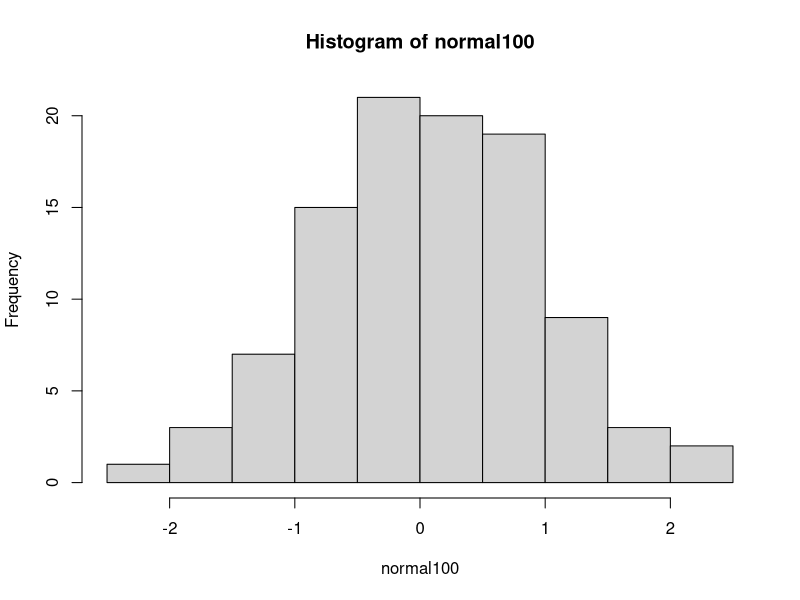
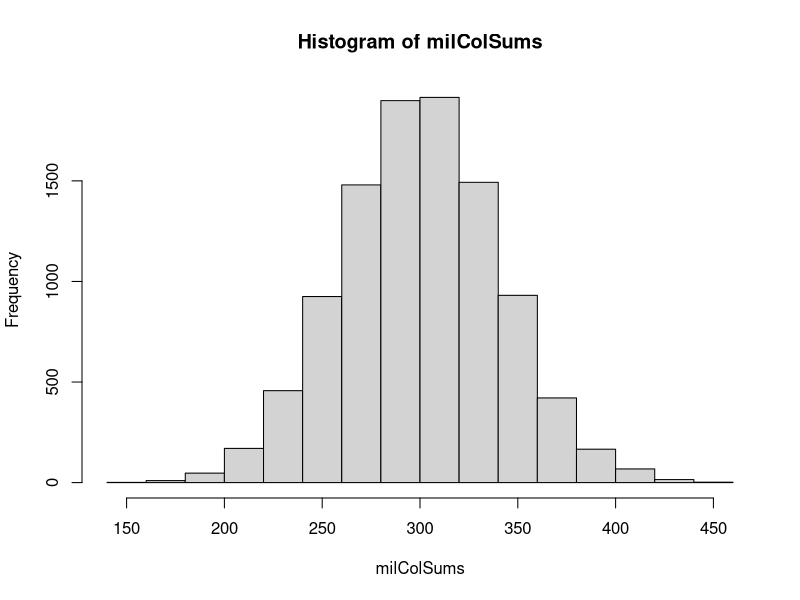

The R script that drew these images, in order:
## ---- chunk 1
set.seed(1) # Please don't remove this code!
## ---- chunk 2
rnorm(n = 5, mean = 10, sd = 3)
## ---- chunk 3
normal100 <- rnorm(n = 100)
## ---- chunk 4
sd(normal100)
## ---- chunk 5
mean(normal100)
## ---- chunk 6
hist(normal100)
## ---- chunk 7
normal10 <- rnorm(n=10)
normal1000 <- rnorm(n=1000)
normal10000 <- rnorm(n=10000)
normal100000 <- rnorm(n=100000)
## ---- chunk 8
sample_means <- data.frame(first=mean(normal10), second=mean(normal100), third=mean(normal1000), fourth=mean(normal10000), fifth=mean(normal100000))
## ---- chunk 9
print(sample_means)
## ---- chunk 10
length(sample_means)
## ---- chunk 11
normal1mil <- rnorm(n=1000000, mean=3, sd=4)
## ---- chunk 12
mean(normal1mil)
## ---- chunk 13
sd(normal1mil)
## ---- chunk 14
greaterthan3 <- normal1mil[normal1mil > 3]
## ---- chunk 15
mean(greaterthan3)
## ---- chunk 16
normal1mil_mat <- matrix(data = normal1mil, nrow = 100, ncol = 10000)
## ---- chunk 17
mean(normal1mil_mat[,1234])
## ---- chunk 18
milColSums <- colSums(normal1mil_mat)
## ---- chunk 19
hist(milColSums)
